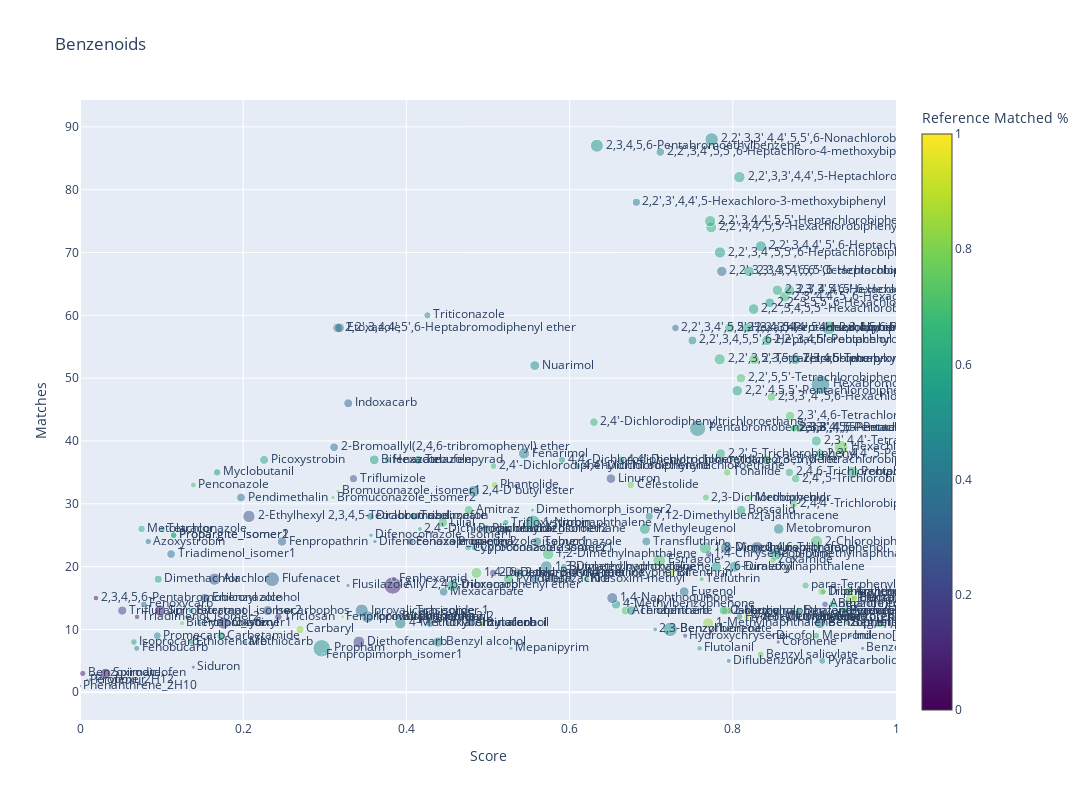
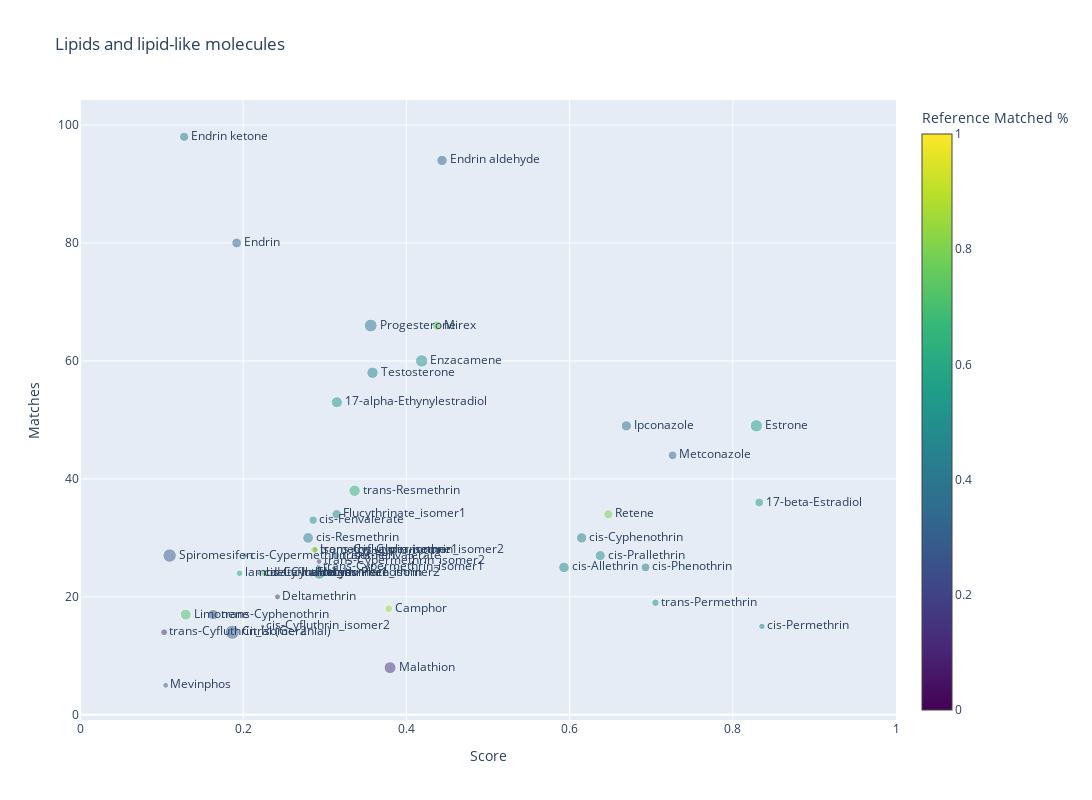
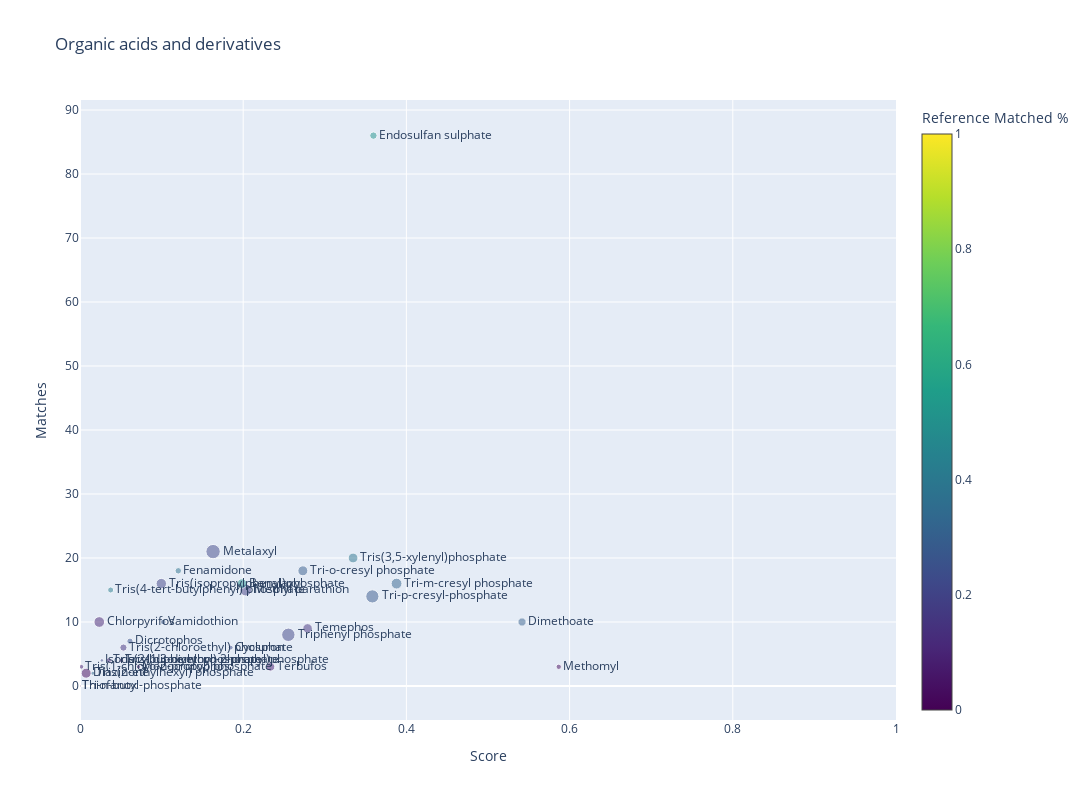
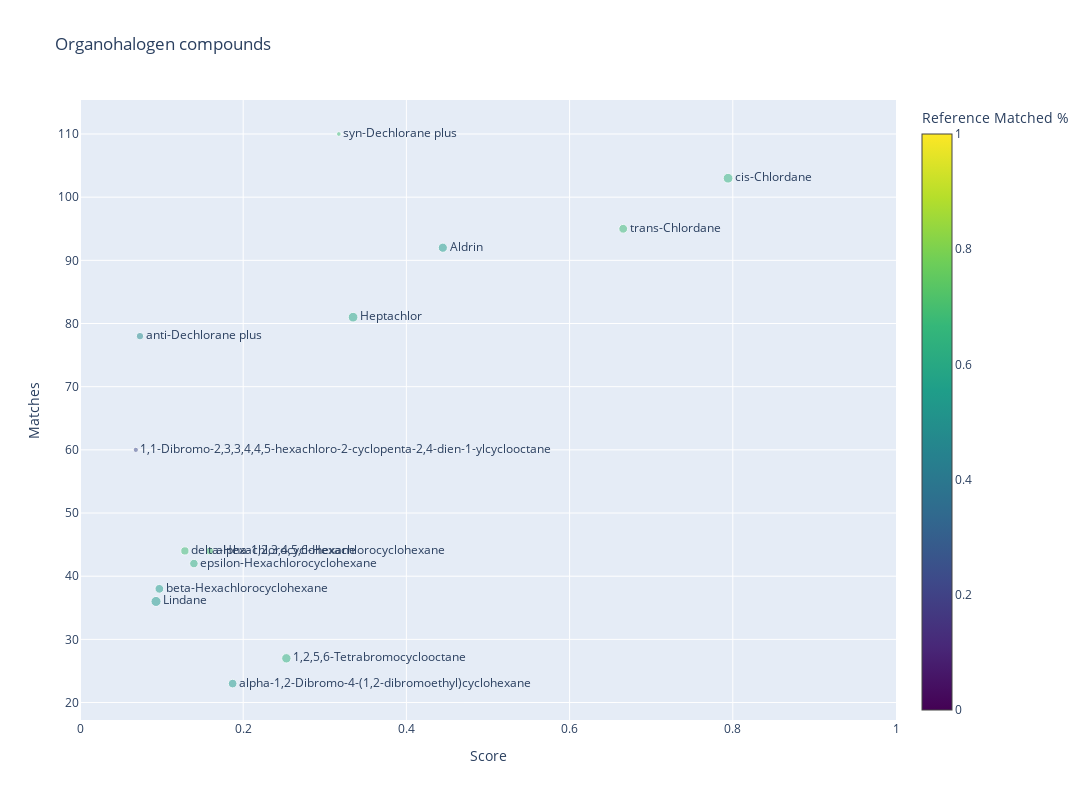

These figures' notebook cell, in order:
### Code cell
grouped_df = merged.groupby('superclass')
for group in grouped_df.groups:
    subset = grouped_df.get_group(group)
    if subset.shape[0] > 10:
        scatterplot_plotly(grouped_df.get_group(group), group).write_image(f"scatterplot_{group}.png")

### Figure 1 — Plotly figure (JSON) as saved in the notebook; plotly's stock layout.template omitted (floating-point values rounded to 4 significant figures; data arrays with more than 128 entries replaced by an {"elided": "..."} marker saying what was removed)
{"data": [{"marker": {"cmax": 1, "cmin": 0, "color": {"elided": "214 float values"}, "colorbar": {"title": {"text": "Reference Matched %"}}, "colorscale": [[0, "#440154"], [0.1111, "#482878"], [0.2222, "#3e4989"], [0.3333, "#31688e"], [0.4444, "#26828e"], [0.5556, "#1f9e89"], [0.6667, "#35b779"], [0.7778, "#6ece58"], [0.8889, "#b5de2b"], [1, "#fde725"]], "opacity": 0.5, "size": {"elided": "214 float values"}}, "mode": "markers+text", "name": "Matched Ions", "text": {"elided": "214 str values"}, "textposition": "middle right", "type": "scatter", "x": {"elided": "214 float values"}, "y": {"elided": "214 int values"}}], "layout": {"height": 800, "title": {"text": "Benzenoids"}, "width": 1200, "xaxis": {"range": [0, 1], "title": {"text": "Score"}}, "yaxis": {"title": {"text": "Matches"}}}}

### Figure 2 — Plotly figure (JSON) as saved in the notebook; plotly's stock layout.template omitted (floating-point values rounded to 4 significant figures)
{"data": [{"marker": {"cmax": 1, "cmin": 0, "color": [0.7907, 0.5085, 0.7674, 0.4909, 0.4054, 0.6441, 0.4032, 0.4364, 0.4348, 0.2656, 0.4658, 0.3934, 0.5077, 0.3293, 0.1389, 0.5854, 0.4286, 0.4872, 0.4902, 0.3375, 0.2947, 0.3472, 0.1844, 0.3636, 0.3636, 0.1685, 0.1346, 0.3111, 0.8571, 0.7083, 0.875, 0.7742, 0.4188, 0.3369, 0.3239, 0.1455, 0.2941, 0.3492, 0.3551, 0.3, 0.5248, 0.5568, 0.5373, 0.3929, 0.4462], "colorbar": {"title": {"text": "Reference Matched %"}}, "colorscale": [[0, "#440154"], [0.1111, "#482878"], [0.2222, "#3e4989"], [0.3333, "#31688e"], [0.4444, "#26828e"], [0.5556, "#1f9e89"], [0.6667, "#35b779"], [0.7778, "#6ece58"], [0.8889, "#b5de2b"], [1, "#fde725"]], "opacity": 0.5, "size": [9.234, 12.43, 9.586, 10.18, 10.82, 11.5, 8.849, 12, 10.45, 10.29, 9.391, 7.217, 8.226, 8, 6.04, 6.66, 6.478, 7.588, 10.62, 5.553, 5.684, 5.759, 5.91, 5.2, 6.029, 4.143, 6.912, 14.17, 7.806, 10.95, 7.6, 6.948, 9.313, 10.47, 9.882, 12, 5.846, 8.769, 10.31, 13.49, 11.14, 12.43, 8.857, 12.91, 11.43]}, "mode": "markers+text", "name": "Matched Ions", "text": ["Retene", "Enzacamene", "Mirex", "cis-Prallethrin", "cis-Resmethrin", "trans-Resmethrin", "cis-Phenothrin", "trans-Phenothrin", "cis-Cyphenothrin", "trans-Cyphenothrin", "Flucythrinate_isomer1", "Flucythrinate_isomer2", "cis-Fenvalerate", "trans-Fenvalerate", "Deltamethrin", "lambda-Cyhalothrin", "cis-Permethrin", "trans-Permethrin", "cis-Allethrin", "cis-Cypermethrin_isomer1", "cis-Cypermethrin_isomer2", "trans-Cypermethrin_isomer1", "trans-Cypermethrin_isomer2", "cis-Cyfluthrin_isomer1", "trans-Cyfluthrin_isomer1", "cis-Cyfluthrin_isomer2", "trans-Cyfluthrin_Isomer2", "Citral (Geranial)", "Camphor", "Limonene", "Isomethyl-alpha-ionone", "delta-Iraldeine", "Endrin ketone", "Endrin aldehyde", "Endrin", "Malathion", "Mevinphos", "Metconazole", "Ipconazole", "Spiromesifen", "17-alpha-Ethynylestradiol", "Estrone", "17-beta-Estradiol", "Progesterone", "Testosterone"], "textposition": "middle right", "type": "scatter", "x": [0.6476, 0.4187, 0.4374, 0.6376, 0.2795, 0.3365, 0.6931, 0.2933, 0.6148, 0.1632, 0.3144, 0.2837, 0.2857, 0.3137, 0.242, 0.1955, 0.8357, 0.7053, 0.5931, 0.2025, 0.3344, 0.2923, 0.293, 0.2197, 0.2883, 0.2239, 0.1031, 0.1866, 0.3784, 0.1296, 0.2873, 0.2262, 0.1276, 0.4437, 0.192, 0.38, 0.105, 0.7262, 0.6696, 0.1099, 0.3148, 0.8288, 0.8324, 0.3563, 0.3585], "y": [34, 60, 66, 27, 30, 38, 25, 24, 30, 17, 34, 24, 33, 27, 20, 24, 15, 19, 25, 27, 28, 25, 26, 24, 28, 15, 14, 14, 18, 17, 28, 24, 98, 94, 80, 8, 5, 44, 49, 27, 53, 49, 36, 66, 58]}], "layout": {"height": 800, "title": {"text": "Lipids and lipid-like molecules"}, "width": 1200, "xaxis": {"range": [0, 1], "title": {"text": "Score"}}, "yaxis": {"title": {"text": "Matches"}}}}

### Figure 3 — Plotly figure (JSON) as saved in the notebook; plotly's stock layout.template omitted (floating-point values rounded to 4 significant figures)
{"data": [{"marker": {"cmax": 1, "cmin": 0, "color": [0.515, 0.4167, 0.07692, 0.2903, 0.32, 0.2745, 0.2105, 0.1975, 0.3846, 0.1026, 0.1429, 0.08824, 0.3333, 0.2051, 0.02273, 0.09346, 0.1899, 0.08108, 0.2593, 0.03529, 0.303, 0.2778, 0.1452, 0.02727, 0.2308, 0.4848, 0.2165, 0.375, 0, 0], "colorbar": {"title": {"text": "Reference Matched %"}}, "colorscale": [[0, "#440154"], [0.1111, "#482878"], [0.2222, "#3e4989"], [0.3333, "#31688e"], [0.4444, "#26828e"], [0.5556, "#1f9e89"], [0.6667, "#35b779"], [0.7778, "#6ece58"], [0.8889, "#b5de2b"], [1, "#fde725"]], "opacity": 0.5, "size": [7.392, 6.054, 4.424, 10, 10.89, 13.2, 3.538, 10.42, 9.843, 5.2, 7.217, 4.727, 4.105, 13.43, 10, 10.7, 12, 8.667, 6.242, 4.4, 8.25, 5.636, 9.5, 5.333, 4.927, 9.619, 14.35, 6.5, 2, 2]}, "mode": "markers+text", "name": "Matched Ions", "text": ["Endosulfan sulphate", "Tris(4-tert-butylphenyl) phosphate", "Tris(1,3-dichloro-2-propyl)phosphate", "Tri-o-cresyl phosphate", "Tri-m-cresyl phosphate", "Tri-p-cresyl-phosphate", "Isodecyl diphenyl phosphate", "Tris(isopropylphenyl)phosphate", "Tris(3,5-xylenyl)phosphate", "Tris(2-butoxyethyl) phosphate", "Tris(2-chloroethyl) phosphate", "Tris(1-chloro-2-propyl) phosphate", "Tris(2-ethylhexyl) phosphate", "Triphenyl phosphate", "Diazinone", "Chlorpyrifos", "Methyl parathion", "Terbufos", "Dicrotophos", "Monocrotophos", "Dimethoate", "Vamidothion", "Temephos", "Methomyl", "Cycluron", "Benalaxyl", "Metalaxyl", "Fenamidone", "Thiofanox", "Tri-n-butyl-phosphate"], "textposition": "middle right", "type": "scatter", "x": [0.3596, 0.03755, 0.05074, 0.2731, 0.3879, 0.3583, 0.02683, 0.09963, 0.3346, 0.03532, 0.05322, 0.001772, 0.01574, 0.2553, 0.007548, 0.02364, 0.2032, 0.2335, 0.06123, 0.07156, 0.5417, 0.102, 0.2789, 0.5867, 0.1847, 0.1985, 0.1631, 0.1204, 0, 0], "y": [86, 15, 4, 18, 16, 14, 4, 16, 20, 4, 6, 3, 2, 8, 2, 10, 15, 3, 7, 3, 10, 10, 9, 3, 6, 16, 21, 18, 0, 0]}], "layout": {"height": 800, "title": {"text": "Organic acids and derivatives"}, "width": 1200, "xaxis": {"range": [0, 1], "title": {"text": "Score"}}, "yaxis": {"title": {"text": "Matches"}}}}

### Figure 4 — Plotly figure (JSON) as saved in the notebook; plotly's stock layout.template omitted (floating-point values rounded to 4 significant figures)
{"data": [{"marker": {"cmax": 1, "cmin": 0, "color": [0.5507, 0.7097, 0.5373, 0.6875, 0.6364, 0.6832, 0.4815, 0.5476, 0.6429, 0.2247, 0.5542, 0.6, 0.6786, 0.6519], "colorbar": {"title": {"text": "Reference Matched %"}}, "colorscale": [[0, "#440154"], [0.1111, "#482878"], [0.2222, "#3e4989"], [0.3333, "#31688e"], [0.4444, "#26828e"], [0.5556, "#1f9e89"], [0.6667, "#35b779"], [0.7778, "#6ece58"], [0.8889, "#b5de2b"], [1, "#fde725"]], "opacity": 0.5, "size": [8.726, 7.789, 10.09, 8.241, 8.512, 4.67, 7.493, 8.667, 9.397, 5.261, 9.188, 9.751, 8.81, 9.803]}, "mode": "markers+text", "name": "Matched Ions", "text": ["beta-Hexachlorocyclohexane", "alpha-1,2,3,4,5,6-Hexachlorocyclohexane", "Lindane", "delta-Hexachlorocyclohexane", "epsilon-Hexachlorocyclohexane", "syn-Dechlorane plus", "anti-Dechlorane plus", "alpha-1,2-Dibromo-4-(1,2-dibromoethyl)cyclohexane", "1,2,5,6-Tetrabromocyclooctane", "1,1-Dibromo-2,3,3,4,4,5-hexachloro-2-cyclopenta-2,4-dien-1-ylcyclooctane", "Aldrin", "Heptachlor", "trans-Chlordane", "cis-Chlordane"], "textposition": "middle right", "type": "scatter", "x": [0.09726, 0.1591, 0.09316, 0.1285, 0.1396, 0.3172, 0.07349, 0.1871, 0.2529, 0.0684, 0.4446, 0.3347, 0.6657, 0.7942], "y": [38, 44, 36, 44, 42, 110, 78, 23, 27, 60, 92, 81, 95, 103]}], "layout": {"height": 800, "title": {"text": "Organohalogen compounds"}, "width": 1200, "xaxis": {"range": [0, 1], "title": {"text": "Score"}}, "yaxis": {"title": {"text": "Matches"}}}}
